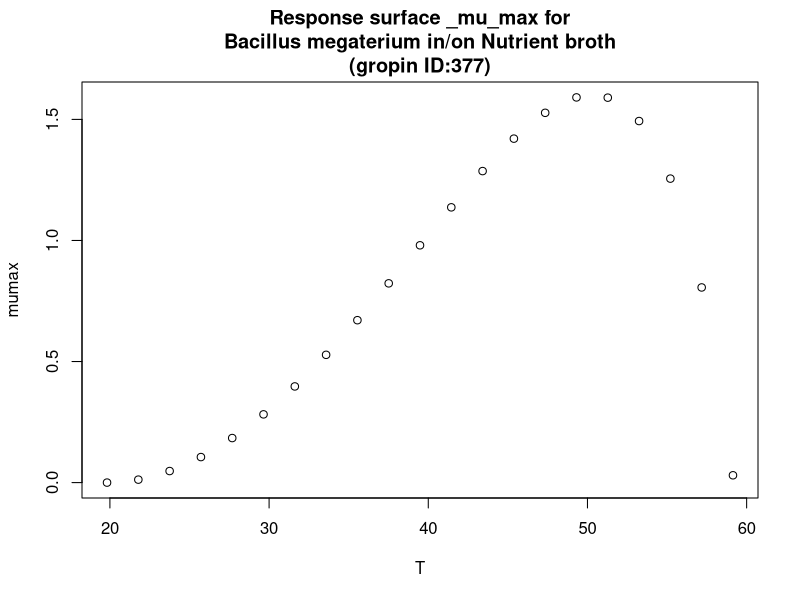

Generate this figure with R:
#############################
# start of Parameter script
#############################
T <- seq(19.8198,59.1408591408591,length.out=21)
#############################
# end of Parameter script
#############################
############################# 
# start of Model script Gropin ID 377 
#############################
 
# constant coefficients for this model
 
variables <- data.frame(T)
argumentsPar <- unique.data.frame(expand.grid(variables))
 
# heart of the model
response_surface <- function(T) {
   mumax <-(1.6*(T-59.2)*((T-19.8)^2))/((50.3-19.8)*((50.3-19.8)*(T-50.3)-(50.3-59.2)*(50.3+19.8-2*T)))

	return(mumax=mumax)
} 

# output parameters
responseSurface <- cbind(argumentsPar,response_surface(argumentsPar['T']))
colnames(responseSurface) <- c(colnames(argumentsPar),'mumax')
#############################
# End of Model script
#############################
############################# 
# start of Visualisation script Gropin ID 377 
#############################
titleText <-'Response surface _mu_max for
Bacillus megaterium in/on Nutrient broth
(gropin ID:377)'
plot(T,responseSurface$'mumax',xlab='T',
                          ylab='mumax',main=titleText)
#############################
# End of Visualisation script
#############################
